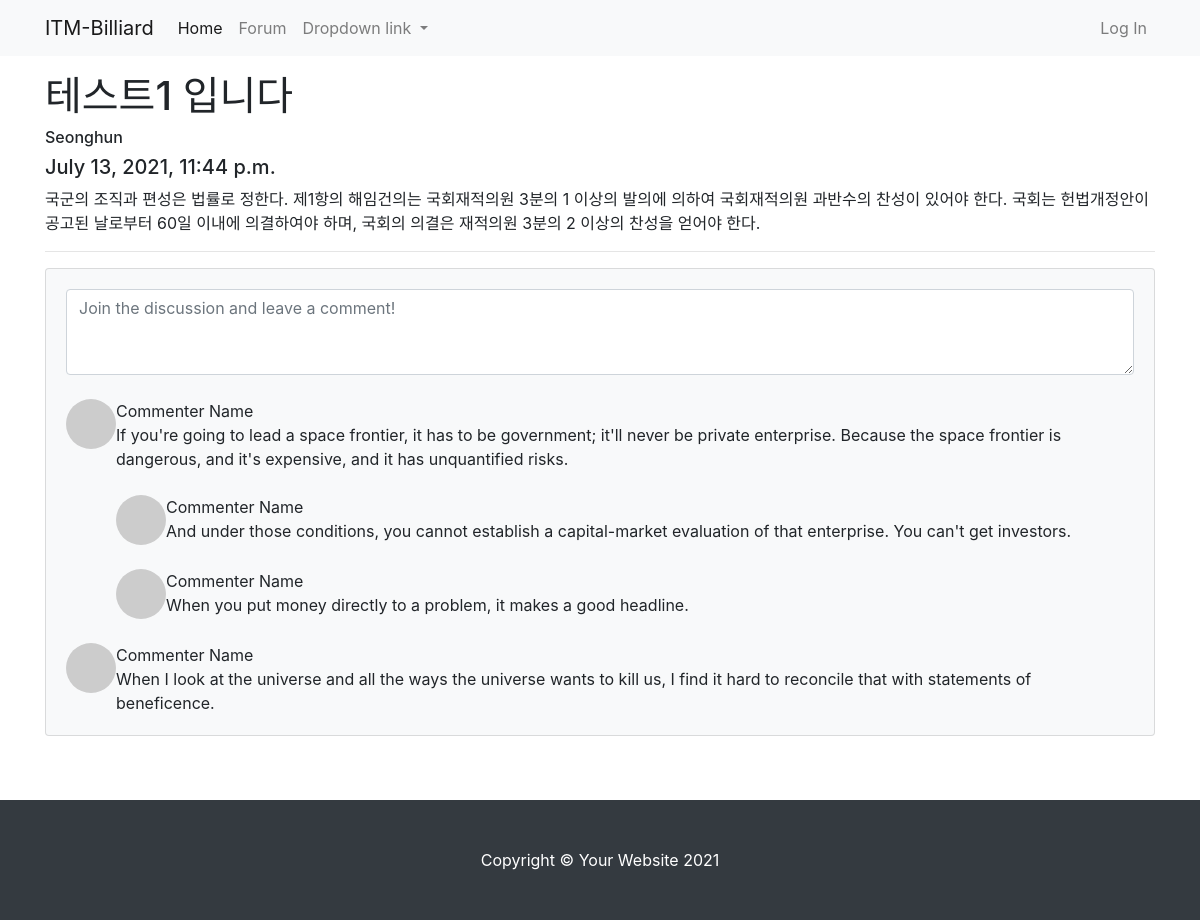
/forum/1/, run on the app's committed database.
### forum/models.py (models this page shows, shortened)
class Post(models.Model):
    title = models.CharField(max_length=30)
    content = models.TextField()
    created_at = models.DateTimeField(auto_now_add=True)
    updated_at = models.DateTimeField(auto_now=True)
    author = models.ForeignKey(User, null=True ,on_delete=models.SET_NULL)

### forum/views.py (the view)
# urls.py: path('<int:pk>/', views.PostDetail.as_view()),
class PostDetail(DetailView):
    model = Post

### forum/templates/forum/post_detail.html (shortened to what this page needs)
{% extends 'forum/base.html' %}
{% block main_area %}
<div id="post-area">
    <h1>{{ post.title }}</h1>
    <h6>{{ post.author }}</h6>
    <h5>{{ post.created_at }}</h5>
    <p>{{ post.content }}</p>
</div>
<hr />
<div id="comment-area">
<section class="mb-5">
    <div class="card bg-light">
        <div class="card-body">
            <form class="mb-4"><textarea class="form-control" rows="3" placeholder="Join the discussion and leave a comment!"></textarea></form>
            <div class="d-flex mb-4">
                <div class="flex-shrink-0"><img class="rounded-circle" src="https://dummyimage.com/50x50/ced4da/6c757d.jpg" alt="..." /></div>
                <div class="ms-3">
                    <div class="fw-bold">Commenter Name</div>
                    If you're going to lead a space frontier, it has to be government; it'll never be private enterprise. Because the space frontier is dangerous, and it's expensive, and it has unquantified risks.
                    <div class="d-flex mt-4">
                        <div class="flex-shrink-0"><img class="rounded-circle" src="https://dummyimage.com/50x50/ced4da/6c757d.jpg" alt="..." /></div>
                        <div class="ms-3">
                            <div class="fw-bold">Commenter Name</div>
                            And under those conditions, you cannot establish a capital-market evaluation of that enterprise. You can't get investors.
                        </div>
                    </div>
                    <div class="d-flex mt-4">
                        <div class="flex-shrink-0"><img class="rounded-circle" src="https://dummyimage.com/50x50/ced4da/6c757d.jpg" alt="..." /></div>
                        <div class="ms-3">
                            <div class="fw-bold">Commenter Name</div>
                            When you put money directly to a problem, it makes a good headline.
                        </div>
                    </div>
                </div>
            </div>
            <div class="d-flex">
                <div class="flex-shrink-0"><img class="rounded-circle" src="https://dummyimage.com/50x50/ced4da/6c757d.jpg" alt="..." /></div>
                <div class="ms-3">
                    <div class="fw-bold">Commenter Name</div>
                    When I look at the universe and all the ways the universe wants to kill us, I find it hard to reconcile that with statements of beneficence.
                </div>
            </div>
        </div>
    </div>
</section>
</div>
{% endblock %}

### data on the page
Post: title "테스트1 입니다", author "Seonghun", created_at "July 13, 2021, 11:44 p.m.", content "국군의 조직과 편성은 법률로 정한다. 제1항의 해임건의는 국회재적의원 3분의 1 이상의 발의에 의하여 국회재적의원 과반수의 찬성이 있어야 한다. 국회는 헌법개정안이 공고된 날로부터 60일 이내에 의결하여야 하며, 국회의 의결은 재적의원 3분의 2 이상의 찬성을 얻어야 한다."
